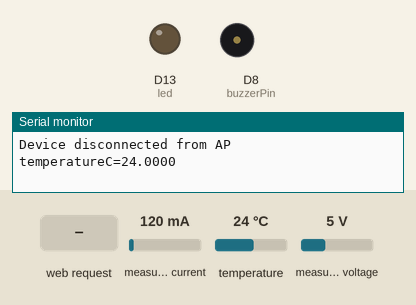
This program was run on a simulated Arduino Uno R4 WiFi. On the bench: output pins drawn as LEDs (lit = HIGH), buzzer (waves = sounding, pin HIGH), the last lines printed to the serial monitor. The inputs (shaded band) are chosen by the test bench; at power-on: temperature 24 °C, measured current 120 mA, measured voltage 5 V.

Above: at 11.2 s.
11.3 s: HTTP request GET /H received
At 11.6 s:
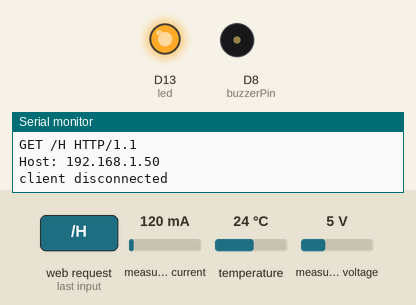
12.8 s: temperature set to 27.2 °C
14.3 s: temperature set to 28.4 °C
At 14.8 s:
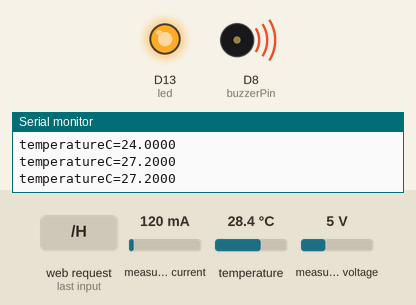
15.8 s: HTTP request GET /L received
At 16.2 s:
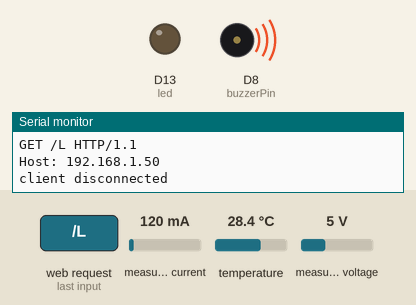
17.3 s: temperature set to 12 °C
At 18.5 s:
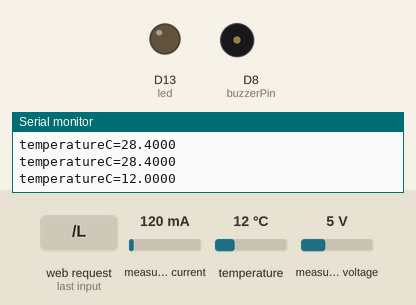
18.8 s: temperature set to 33 °C
At 19.5 s:
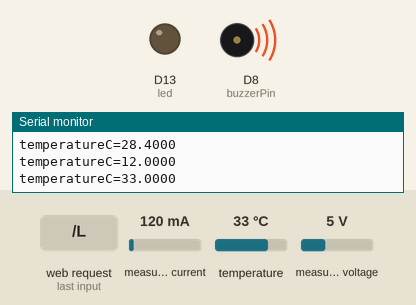
Timing chart, 0 to 21.3 s (numbered marks = the images above; inputs shaded):
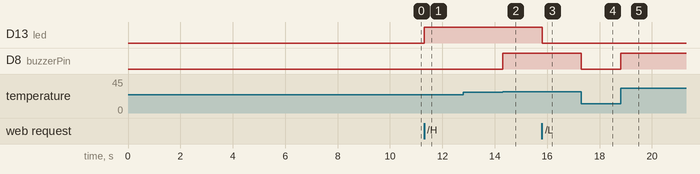

Measured:
- the behaviour switches between 28 and 28.1 °C on temperature (found by bisection; images 1 and 2)
- after the input at 11.3 s, D13 (led): LOW → HIGH at once
- after the input at 14.3 s, D8 (buzzerPin): LOW → HIGH at once
- after the input at 15.8 s, D13 (led): HIGH → LOW at once
- after the input at 17.3 s, D8 (buzzerPin): HIGH → LOW at once
- after the input at 18.8 s, D8 (buzzerPin): LOW → HIGH at once

The program:

main.cpp
```cpp
/*
  If the IP address of your board is yourAddress:
    http://192.168.4.1/H turns the LED on
    http://192.168.4.1/L turns it off
 */
#include <Arduino.h>
#include <SPI.h>
#include <WiFiS3.h>
//#include <WiFi.h>
//#include <WiFiClient.h>
//#include <WiFiServer.h>
#include <RTC.h>
#include <Wire.h>
#include <MAX30105.h>
#include <Adafruit_INA219.h>


Adafruit_INA219 ina219;


int buzzerPin = 8;
MAX30105 particleSensor;

///////please enter your sensitive data in the Secret tab/arduino_secrets.h
char ssid[] = "SECRET_SSID";        // your network SSID (name)
char pass[] = "SECRET_PASS";        // your network password (use for WPA, or use as key for WEP)
int keyIndex = 0;                 // your network key index number (needed only for WEP)

int led =  LED_BUILTIN;
int status = WL_IDLE_STATUS;
WiFiServer server(80);
void printWiFiStatus();

int counter1=0;
int counter2=0;

//Battery
///////////////////////////////
float shuntvoltage = 0;
  float busvoltage = 0;
  float current_mA = 0; // needed
  float loadvoltage = 0;
  float power_mW = 0;
  float batteryvoltage = 0;
  float batteryresistance = 2.85;
  float batterymaxvoltage = 9.3;
  float batteryprecent = 0;
  String batteryPrecent="";
/////////////////////////////////


void setup() {

  //RTC
  ////////////////////////////
  RTC.begin();
  Serial.begin(9600);

  RTCTime startTime(30, Month::APRIL, 2024, 12, 00, 00, DayOfWeek::MONDAY, SaveLight::SAVING_TIME_ACTIVE);

  RTC.setTime(startTime);
  /////////////////////////////////////////


// ALARM
///////////////////////////////////////////
  pinMode (buzzerPin, OUTPUT);

  Serial.println("Initializing...");

  // Initialize sensor
  if (particleSensor.begin(Wire, I2C_SPEED_FAST) == false) //Use default I2C port, 400kHz speed
  {
    Serial.println("MAX30105 was not found. Please check wiring/power. ");
    while (1);
  }


  //The LEDs are very low power and won't affect the temp reading much but
  //you may want to turn off the LEDs to avoid any local heating
  particleSensor.setup(0); //Configure sensor. Turn off LEDs
  //particleSensor.setup(); //Configure sensor. Use 25mA for LED drive

  particleSensor.enableDIETEMPRDY(); //Enable the temp ready interrupt. This is required.

/////////////////////////////////


// Communication
//Initialize serial and wait for port to open:
  Serial.begin(9600);
  while (!Serial) {
    ; // wait for serial port to connect. Needed for native USB port only
  }
  Serial.println("Access Point Web Server");
  Serial.println("Starting");


  pinMode(led, OUTPUT);      // set the LED pin mode

  // check for the WiFi module:
  if (WiFi.status() == WL_NO_MODULE) {
    Serial.println("Communication with WiFi module failed!");
    // don't continue
    while (true);
  }

  String fv = WiFi.firmwareVersion();
  if (fv < WIFI_FIRMWARE_LATEST_VERSION) {
    Serial.println("Please upgrade the firmware");
  }

  // by default the local IP address will be 192.168.4.1
  // you can override it with the following:
  WiFi.config(IPAddress(192,48,56,2));

  // print the network name (SSID);
  Serial.print("Creating access point named: ");
  Serial.println(ssid);

  // Create open network. Change this line if you want to create an WEP network:
  status = WiFi.beginAP(ssid, pass);
  if (status != WL_AP_LISTENING) {
    Serial.println("Creating access point failed");
    // don't continue
    while (true);
  }

  // wait 10 seconds for connection:
  delay(10000);

  // start the web server on port 80
  server.begin();

  // you're connected now, so print out the status
  printWiFiStatus();
  ////////////////////////////

//Battery
//////////////////////////////////
  if (! ina219.begin()) {
    Serial.println("Failed to find INA219 chip");
   // while (1) { delay(10); }
  }


}


void loop() {
  float temperature = particleSensor.readTemperature();
  if(temperature > 28){ // if the temperature exceed 24c the speaker will make a constant sound.
      digitalWrite (buzzerPin, HIGH);
  } else {
      digitalWrite (buzzerPin, LOW);
  }

  if(counter1>=100)
  {
    counter1=0;
     Serial.print("temperatureC=");
    Serial.print(temperature, 4);
    Serial.println();

  }
//Serial.println("test");

  // compare the previous status to the current status
  if (status != WiFi.status()) {
    // it has changed update the variable
    status = WiFi.status();

    if (status == WL_AP_CONNECTED) {
      // a device has connected to the AP
      Serial.println("Device connected to AP");
    } else {
      // a device has disconnected from the AP, and we are back in listening mode
      Serial.println("Device disconnected from AP");
    }
  }


  WiFiClient client = server.available();   // listen for incoming clients

  if (client) {                             // if you get a client,
    Serial.println("new client");           // print a message out the serial port
    String currentLine = "";                // make a String to hold incoming data from the client
    while (client.connected()) {            // loop while the client's connected
      delayMicroseconds(10);                // This is required for the Arduino Nano RP2040 Connect - otherwise it will loop so fast that SPI will never be served.
      if (client.available()) {             // if there's bytes to read from the client,
        char c = client.read();             // read a byte, then
        Serial.write(c);                    // print it out to the serial monitor
        if (c == '\n') {                    // if the byte is a newline character

          // if the current line is blank, you got two newline characters in a row.
          // that's the end of the client HTTP request, so send a response:
          if (currentLine.length() == 0) {
            // HTTP headers always start with a response code (e.g. HTTP/1.1 200 OK)
            // and a content-type so the client knows what's coming, then a blank line:
            client.println("HTTP/1.1 200 OK");
            client.println("Content-type:text/html");
            client.println();

            // the content of the HTTP response follows the header:
            client.print("<p style=\"font-size:7vw;\">Click <a href=\"/H\">here</a> turn the LED on<br></p>");
            client.print("<p style=\"font-size:7vw;\">Click <a href=\"/L\">here</a> turn the LED off<br></p>");

            client.print("<p style=\"font-size:7vw;\">Click <a href=\"/T\">here</a> TEST<br></p>");
            client.print("<p style=\"font-size:7vw;\">Click <a href=\"/B\">here</a> CHECK BATTERY<br></p>");

            // The HTTP response ends with another blank line:
            client.println();
            // break out of the while loop:
            break;
          }
          else {      // if you got a newline, then clear currentLine:
            currentLine = "";
          }
        }
        else if (c != '\r') {    // if you got anything else but a carriage return character,
          currentLine += c;      // add it to the end of the currentLine
        }

        // Check to see if the client request was "GET /H" or "GET /L":
        if (currentLine.endsWith("GET /H")) {
          digitalWrite(led, HIGH);               // GET /H turns the LED on
        }
        if (currentLine.endsWith("GET /L")) {
          digitalWrite(led, LOW);                // GET /L turns the LED off
        }
        if (currentLine.endsWith("GET /T")) {
          digitalWrite(buzzerPin, HIGH);
          delay(500);
          digitalWrite(buzzerPin, LOW);             // GET /T - test the buzzer
        }
        if (currentLine.endsWith("GET /B")) {
          batteryPrecent=String(batteryprecent);

          client.print("<p style=\"font-size:7vw;\">Battery:"+ batteryPrecent + "</p>");           // GET /B - display battery percent
        }
      }
    }
    // close the connection:
    client.stop();
    Serial.println("client disconnected");
  }


  // Battery
  //////////////////////////////////////
  shuntvoltage = ina219.getShuntVoltage_mV();
  busvoltage = ina219.getBusVoltage_V();
  current_mA = ina219.getCurrent_mA();   // needed
  power_mW = ina219.getPower_mW();
  loadvoltage = busvoltage + (shuntvoltage / 1000);   // needed
  batteryvoltage = (current_mA/1000)*batteryresistance;  // needed
  batteryprecent = abs((batteryvoltage/batterymaxvoltage) * 100);  // needed


  //////////////////////////////////////

  counter1++;
  counter2++;
}


void printWiFiStatus() {
  // print the SSID of the network you're attached to:
  Serial.print("SSID: ");
  Serial.println(WiFi.SSID());

  // print your WiFi shield's IP address:
  IPAddress ip = WiFi.localIP();
  Serial.print("IP Address: ");
  Serial.println(ip);

  // print where to go in a browser:
  Serial.print("To see this page in action, open a browser to http://");
  Serial.println(ip);

}
```
